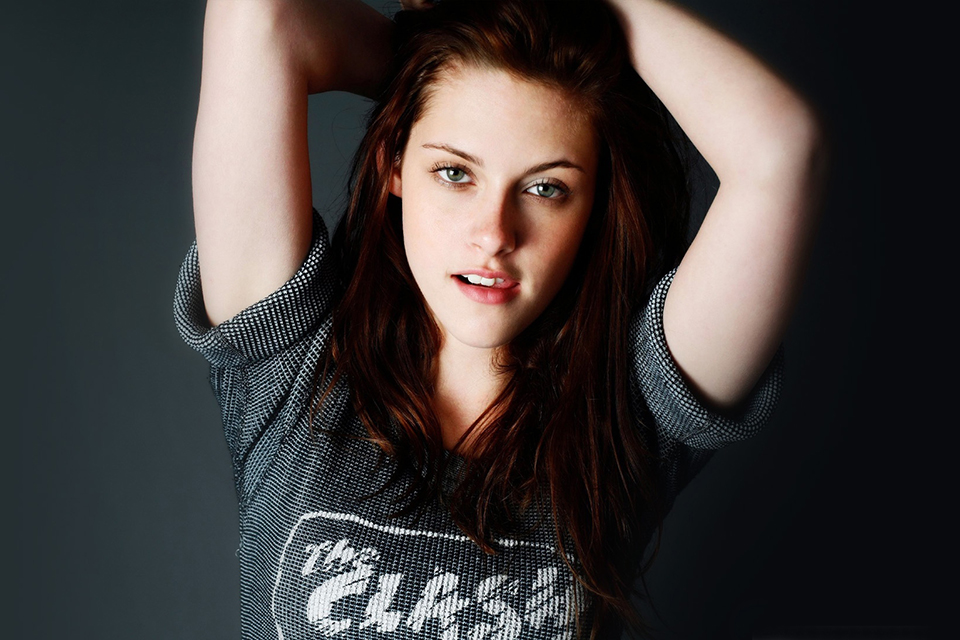
#> input picture Open_cv/ks.jpg, 960 x 640 px
$ python cropped_img.py
#> lines starting #> are read from the running program, lines starting #| are printed output that depends on the picture
import cv2
import numpy as np
img=cv2.imread("ks.jpg")
#> img is the input picture: shape (640, 960, 3); mean B, G, R 59, 60, 64.8
cv2.imshow("original image",img)
cv2.waitKey(0)
# extract height and width.
height,width=img.shape[:2]
#> height = 640; width = 960
#get the start pixel (row and column) of the image.
start_row,start_col=int(height*.40),int(width*.45)
#> start_row = 256; start_col = 432
#get the end pixel (row and column) of the image.
end_row,end_col=int(height*60),int(width*.55)
#> end_row = 38400; end_col = 528
# use indexing method to cropped the image.
cropped=img[start_row:end_row,start_col:end_row]
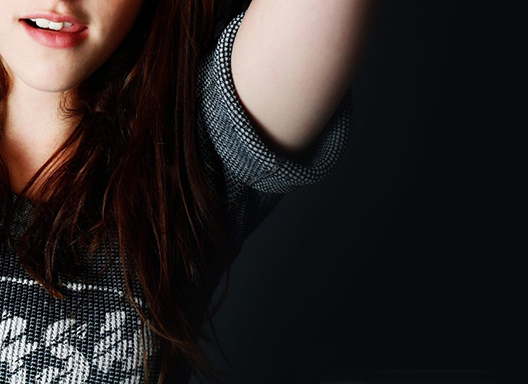
#> cropped: shape (384, 528, 3); mean B, G, R 38.6, 38.8, 44.8
cv2.imshow("cropped image",cropped)
cv2.waitKey(0)
cv2.destroyAllWindows()

$ run again, with Open_cv/k1.jpg copied over Open_cv/ks.jpg
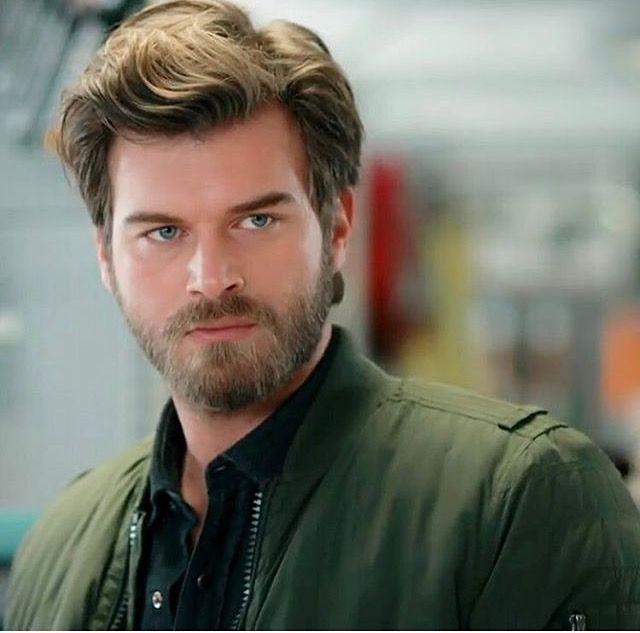
#> input picture Open_cv/k1.jpg, 640 x 633 px
#> img is the input picture: shape (633, 640, 3); mean B, G, R 104.1, 116.2, 117.1
#> `cropped=img[start_row:end_row,start_col:end_row]`:
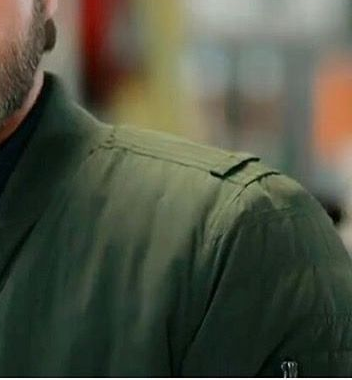
#> cropped: shape (380, 352, 3); mean B, G, R 66.2, 82.4, 77.7
